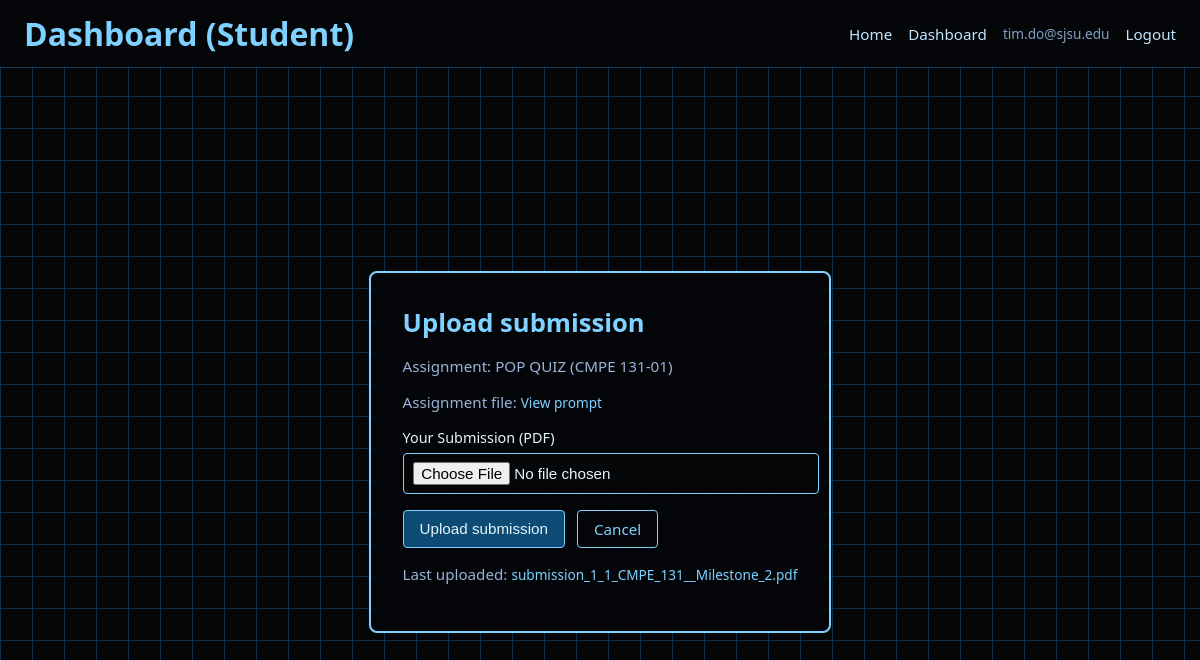
Screenshot of /assignments/1/submit (signed in) with the database file from the repository.
### app/models.py (models this page shows, shortened)
class User(db.Model, UserMixin):
    id = db.Column(db.Integer, primary_key=True)
    email = db.Column(db.String(255), unique=True, nullable=False)
    password_hash = db.Column(db.String(255), nullable=False)
    role = db.Column(db.String(32), nullable=False, default="student")  # "student" or "instructor"
    enrollments = db.relationship("Enrollment", back_populates="user", cascade="all, delete-orphan")
    submissions = db.relationship("Submission", back_populates="student", cascade="all, delete-orphan")

class Assignment(db.Model):
    id = db.Column(db.Integer, primary_key=True)
    course_id = db.Column(db.Integer, db.ForeignKey("course.id"), nullable=False)
    title = db.Column(db.String(255), nullable=False)
    description = db.Column(db.Text, nullable=True)
    due_date = db.Column(db.DateTime, nullable=True)
    created_at = db.Column(db.DateTime, default=datetime.utcnow)
    prompt_file_path = db.Column(db.String(512), nullable=True)
    course = db.relationship("Course", back_populates="assignments")
    submissions = db.relationship("Submission", back_populates="assignment", cascade="all, delete-orphan")
    rubric_items = db.relationship("RubricItem", back_populates="assignment", cascade="all, delete-orphan")

class Course(db.Model):
    id = db.Column(db.Integer, primary_key=True)
    code = db.Column(db.String(64), nullable=False)
    title = db.Column(db.String(255), nullable=True)
    enrollments = db.relationship("Enrollment", back_populates="course", cascade="all, delete-orphan")
    assignments = db.relationship("Assignment", back_populates="course", cascade="all, delete-orphan")

class Submission(db.Model):
    id = db.Column(db.Integer, primary_key=True)
    assignment_id = db.Column(db.Integer, db.ForeignKey("assignment.id"), nullable=False)
    student_id = db.Column(db.Integer, db.ForeignKey("user.id"), nullable=False)
    created_at = db.Column(db.DateTime, default=datetime.utcnow)
    submitted_at = db.Column(db.DateTime, nullable=True)
    graded_at = db.Column(db.DateTime, nullable=True)
    total_score = db.Column(db.Float, nullable=True)
    general_comment = db.Column(db.Text, nullable=True)
    file_path = db.Column(db.String(512), nullable=True)
    student_file_path = db.Column(db.String(512), nullable=True)
    graded_file_path = db.Column(db.String(512), nullable=True)
    assignment = db.relationship("Assignment", back_populates="submissions")
    student = db.relationship("User", back_populates="submissions")
    rubric_scores = db.relationship("SubmissionRubricScore", back_populates="submission", cascade="all, delete-orphan")

### app/main/routes.py (the view, shortened to what this page needs)
@main_bp.route("/assignments/<int:assignment_id>/submit", methods=["GET", "POST"])
@login_required
def submit_assignment(assignment_id):
    if current_user.role != "student":
        abort(403)
    assignment = Assignment.query.get_or_404(assignment_id)
    submission = Submission.query.filter_by(
        assignment_id=assignment.id,
        student_id=current_user.id,
    ).first()
    form = SubmissionUploadForm()
    return render_template("main/submission_upload.html", assignment=assignment, form=form, submission=submission)

### app/forms.py
class SubmissionUploadForm(FlaskForm):
    student_file = FileField(
        "Your Submission (PDF)",
        validators=[
            FileRequired(),
            FileAllowed(["pdf"], "PDF files only."),
        ],
    )
    submit = SubmitField("Upload Submission")

### app/__init__.py (called while the page is built)
@login_manager.user_loader
def load_user(user_id: str):
    try:
        from .models import User
        return User.query.get(int(user_id))
    except Exception:
        return None

### app/templates/main/submission_upload.html (shortened to what this page needs)
{% extends "base.html" %}
{% block header_title %}
  Dashboard (Student)
{% endblock %}
{% block content %}
<div class="center-wrapper">
  <div class="auth-card">
    <h1 class="page-title">Upload submission</h1>
    <p class="muted" style="margin-bottom: 1rem;">
      Assignment: {{ assignment.title }} ({{ assignment.course.code }})
    </p>
    {% if assignment.prompt_file_path %}
      <p class="muted" style="margin-bottom: 1rem;">
        Assignment file:
        <a href="{{ url_for('main.uploaded_file', filename=assignment.prompt_file_path) }}" class="small-link" target="_blank">
          View prompt
        </a>
      </p>
    {% endif %}
    <form method="POST" enctype="multipart/form-data" novalidate>
      <div class="form-group">
        {{ form.student_file.label(class="form-label") }}
        {{ form.student_file(class="form-input") }}
      </div>
      <div class="button-row" style="margin-top: 1rem;">
        <button type="submit" class="btn btn-primary">
          Upload submission
        </button>
        <a href="{{ url_for('main.dashboard', course_id=assignment.course_id) }}" class="btn btn-outline">
          Cancel
        </a>
      </div>
    </form>
    {% if submission and submission.student_file_path %}
      <p class="muted" style="margin-top: 1rem;">
        Last uploaded:
        <a href="{{ url_for('main.uploaded_file', filename=submission.student_file_path) }}" class="small-link" target="_blank">
          {{ submission.student_file_path }}
        </a>
      </p>
    {% endif %}
  </div>
</div>
{% endblock %}

### app/templates/base.html (shortened to what this page needs)
<!doctype html>
<html lang="en">
<head>
  <link rel="stylesheet" href="{{ url_for('static', filename='styles.css') }}">
</head>
<body class="grid-bg">
  <header class="app-header">
    <div class="app-title">
      {% block header_title %}Scanva{% endblock %}
    </div>
    <nav class="nav">
      <a href="{{ url_for('main.index') }}">Home</a>
      {% if current_user.is_authenticated %}
        <a href="{{ url_for('main.dashboard') }}">Dashboard</a>
        <span class="nav-user">{{ current_user.email }}</span>
        <a href="{{ url_for('auth.logout') }}">Logout</a>
      {% else %}
        <a href="{{ url_for('auth.login') }}">Login</a>
        <a href="{{ url_for('auth.register') }}">Create account</a>
      {% endif %}
    </nav>
  </header>
  <main class="main-container">
    {% block content %}{% endblock %}
  </main>
</body>
</html>

### app/static/styles.css (style rules this page uses)
body { margin: 0; font-family: system-ui, -apple-system, BlinkMacSystemFont, "Segoe UI", sans-serif; }
.grid-bg { min-height: 100vh; background-color: #050608; background-image: linear-gradient(#0c304f 1px, transparent 1px), linear-gradient(90deg, #0c304f 1px, transparent 1px); background-size: 32px 32px; color: #e5f4ff; }
.app-header { display: flex; align-items: center; justify-content: space-between; padding: 0.75rem 1.5rem; border-bottom: 1px solid #1a3a5a; background: rgba(5, 6, 8, 0.9); backdrop-filter: blur(8px); }
.app-title { font-size: 2rem; font-weight: 600; color: #7fd1ff; }
.nav { display: flex; gap: 1rem; align-items: center; }
.nav a { text-decoration: none; color: #bfe6ff; font-size: 0.95rem; }
.nav-user { font-size: 0.85rem; color: #80a2c4; }
.main-container { padding: 1.5rem; }
.center-wrapper { display: flex; align-items: center; justify-content: center; min-height: calc(100vh - 80px); }
.auth-card, .home-card { min-width: 320px; max-width: 480px; border: 2px solid #7fd1ff; border-radius: 8px; padding: 2rem; background: rgba(5, 6, 8, 0.92); }
.page-title { margin-top: 0; margin-bottom: 1rem; font-size: 1.6rem; color: #7fd1ff; }
.muted { color: #9ab3d6; font-size: 0.95rem; }
.form-group { margin-bottom: 1rem; }
.form-label { display: block; margin-bottom: 0.35rem; font-size: 0.9rem; color: #e5f4ff; }
.form-input, .form-textarea { width: 100%; padding: 0.5rem 0.6rem; border-radius: 4px; border: 1px solid #7fd1ff; background: #050608; color: #e5f4ff; font-size: 0.95rem; }
.button-row { display: flex; gap: 0.75rem; }
.btn { border-radius: 4px; padding: 0.5rem 1rem; border: 1px solid #7fd1ff; font-size: 0.95rem; cursor: pointer; text-decoration: none; text-align: center; }
.btn-primary { background: #0b4b74; color: #e5f4ff; }
.btn-outline { background: transparent; color: #7fd1ff; }
.small-link { font-size: 0.85rem; color: #7fd1ff; text-decoration: none; }

### rows the page displays
User: email "tim.do@sjsu.edu"
Assignment: title "POP QUIZ"
Course: course.code "CMPE 131-01"
Submission: student_file_path "submission_1_1_CMPE_131__Milestone_2.pdf"
